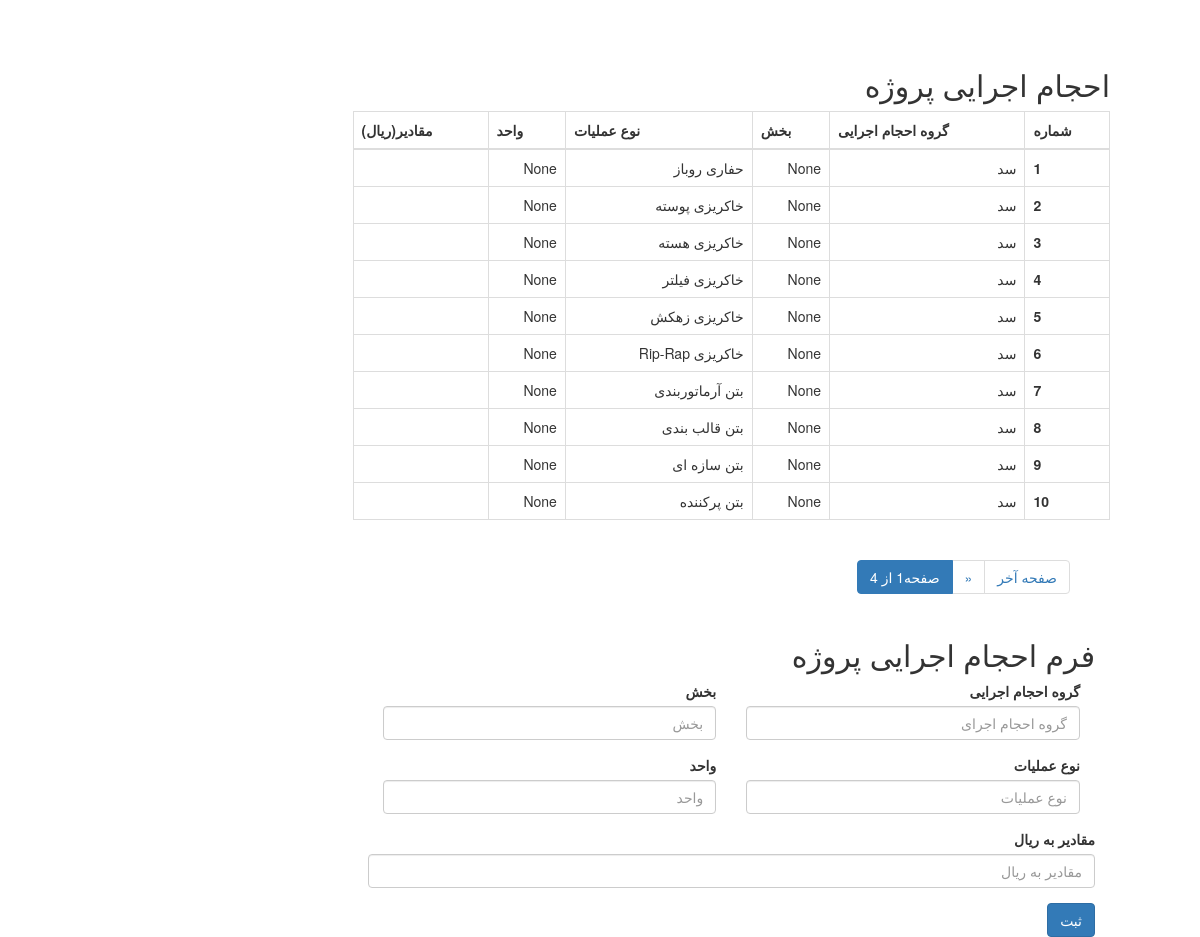
/PerformanceForm/, run on the app's committed database.
### implementation/models.py (models this page shows, shortened)
class BaseModel(models.Model):
    created_at = models.DateTimeField(auto_now_add=True, verbose_name=_("تاریخ ثبت"))
    updated_at = models.DateTimeField(auto_now=True, verbose_name=_("تاریخ بروزرسانی "))
    class Meta:
        abstract = True

class Performance(BaseModel):
    group = models.CharField(max_length=250, blank=True, null=True, verbose_name=_("گروه احجام اجرایی"))
    part = models.CharField(max_length=250, blank=True, null=True, verbose_name=_("بخش "))
    typeـoperation = models.CharField(max_length=250, blank=True, null=True, verbose_name=_("نوع عملیات"))
    unit = models.CharField(max_length=250, blank=True, null=True, verbose_name=_("واحد"))
    amounts = models.IntegerField(blank=True, null=True, verbose_name=_("مقادیر"))
    class Meta:
        verbose_name = _("احجام اجرایی پروژه")
        verbose_name_plural = _("احجام اجرایی پروژها")

### implementation/views.py (the view, shortened to what this page needs)
# urls.py: path('PerformanceForm/', PerformanceFormViews.as_view(), name="Performance_Forms"),
class PerformanceFormViews(ListView):
    template_name = 'implementation/PerformanceForm.html'
    model = Performance
    form_class = PerformanceForm
    context_object_name = 'Performance'
    paginate_by = 10
    def get_context_data(self, **kwargs):
        form = self.form_class()
        context = super().get_context_data(**kwargs)
        context['form'] = form
        return context

### implementation/forms.py
class PerformanceForm(ModelForm):
    class Meta:
        model = Performance
        fields = ["group", "part", "typeـoperation","unit", "amounts"]

### templates/implementation/PerformanceForm.html (shortened to what this page needs)
{% extends "main.html" %}
{% load static %}
{% block Tabel %}
    <h2>احجام اجرایی پروژه</h2>
    <table class="table table-bordered">
        <thead>
        <tr>
            <th scope="col">شماره</th>
            <th scope="col">گروه احجام اجرایی </th>
            <th scope="col">بخش </th>
            <th scope="col">نوع عملیات</th>
            <th scope="col">واحد</th>
            <th scope="col">مقادیر(ریال)</th>
        </tr>
        </thead>
        <tbody>
        {% for performance in Performance %}
        <tr>
            <th scope="row">{{ performance.id }}</th>
            <td>{{ performance.group }}</td>
            <td>{{ performance.part }}</td>
            <td>{{ performance.typeـoperation }}</td>
            <td>{{ performance.unit }}</td>
            <td>{{ pperformance.amounts }}</td>
        </tr>
        {% endfor %}
        </tbody>
    </table>
{% endblock %}
{% block Forms %}
    <h2>فرم احجام اجرایی پروژه</h2>
    <form action="{% url 'implementation:Performance_Forms' %}" method="post">
        <div class="form-row">
            <div class="form-group col-md-6">
                <label for="inputPassword4">بخش </label>
                <input type="text" class="form-control" name="part" placeholder="بخش "
                       blank=false>
            </div>
            <div class="form-group col-md-6">
                <label for="inputEmail4">گروه احجام اجرایی</label>
                <input type="text" class="form-control" name="group" placeholder="گروه احجام اجرای">
            </div>
        </div>
        <div class="form-row">
            <div class="form-group col-md-6">
                <label for="inputPassword4">واحد</label>
                <input type="text" class="form-control" name="unit" placeholder="واحد"
                       blank=false>
            </div>
            <div class="form-group col-md-6">
                <label for="inputEmail4"> نوع عملیات </label>
                <input type="text" class="form-control" name="typeـoperation" placeholder="نوع عملیات">
            </div>
        </div>
        <div class="form-group ">
            <label for="inputAddress">مقادیر به ریال</label>
            <input type="text" class="form-control" name="amounts" placeholder="مقادیر به ریال">
        </div>
        <button type="submit" class="btn btn-primary">ثبت</button>
    </form>
{% endblock %}

### data on the page
Performance: id "1", group "سد", part "None", typeـoperation "حفاری روباز", unit "None"
Performance: id "2", group "سد", part "None", typeـoperation "خاکریزی پوسته", unit "None"
Performance: id "3", group "سد", part "None", typeـoperation "خاکریزی هسته", unit "None"
Performance: id "4", group "سد", part "None", typeـoperation "خاکریزی فیلتر", unit "None"
Performance: id "5", group "سد", part "None", typeـoperation "خاکریزی زهکش", unit "None"
Performance: id "6", group "سد", part "None", typeـoperation "خاکریزی Rip-Rap", unit "None"
Performance: id "7", group "سد", part "None", typeـoperation "بتن آرماتوربندی", unit "None"
Performance: id "8", group "سد", part "None", typeـoperation "بتن قالب بندی", unit "None"
Performance: id "9", group "سد", part "None", typeـoperation "بتن سازه ای", unit "None"
Performance: id "10", group "سد", part "None", typeـoperation "بتن پرکننده", unit "None"

### other printed values
{{ page_obj.paginator.num_pages }} "4"
